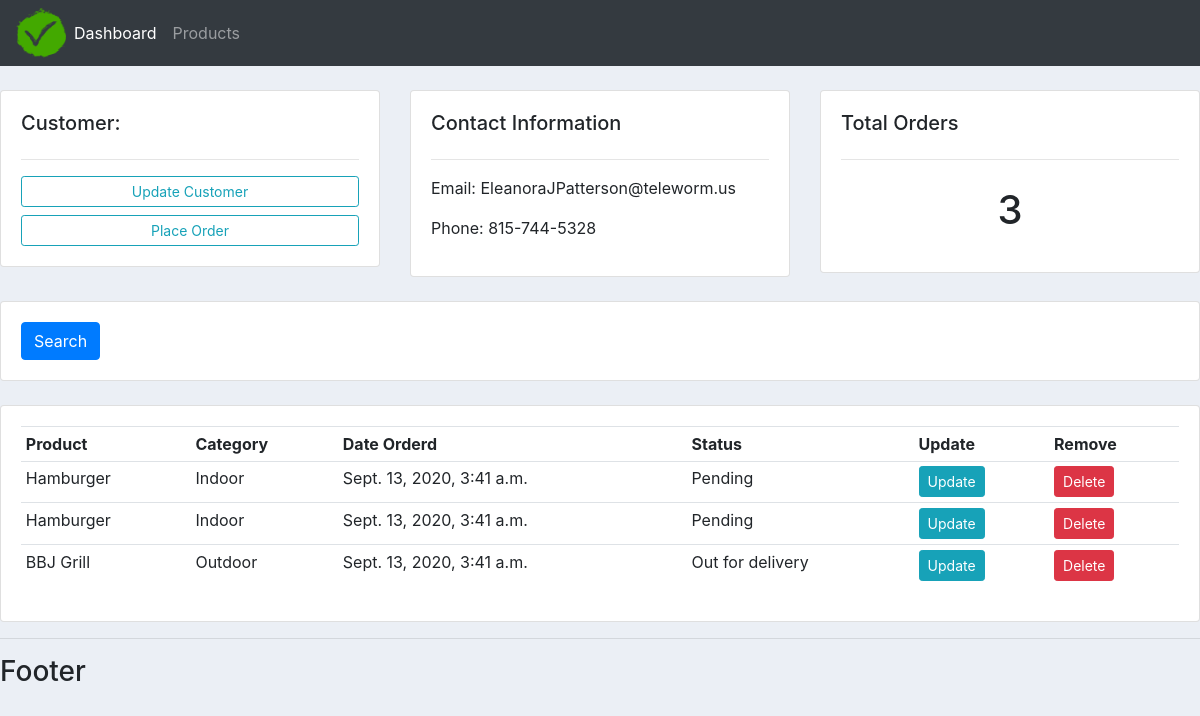
/customer/1, run on an earlier commit of the app's database.
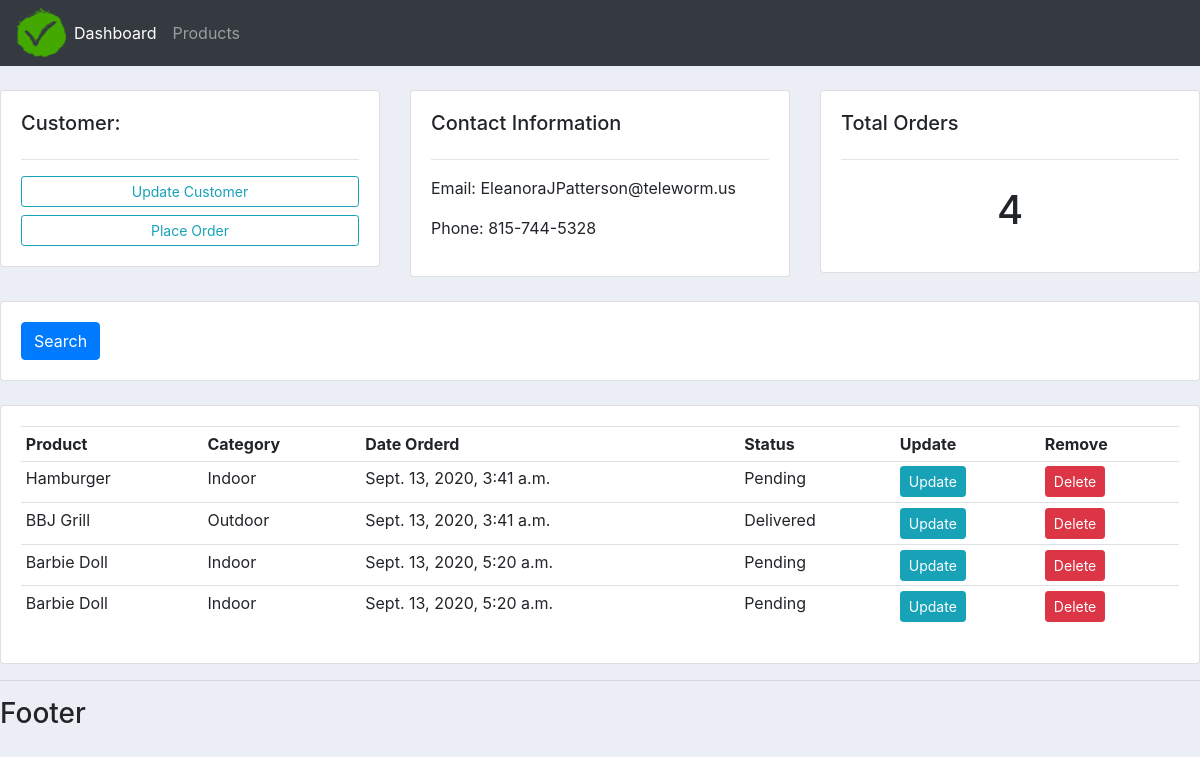
And on a later commit of the database.
### accounts/models.py (models this page shows, shortened)
class Customer(models.Model):
    name = models.CharField(max_length=200, null=True)
    phone = models.CharField(max_length=200, null=True)
    email = models.CharField(max_length=200, null=True)
    date_created = models.DateTimeField(auto_now_add = True, null=True) # auto_now_add = True will automatically instaniate the object with current time at ehich it was created

class Order(models.Model):
    customer = models.ForeignKey(Customer, null=True, on_delete=models.SET_NULL)
    product = models.ForeignKey(Product, null=True, on_delete=models.SET_NULL)
    STATUS = (
              ('Pending', 'Pending'),
              ('Out for delivery','Out for delivery'),
              ('Delivered','Delivered'),
    )
    date_created = models.DateTimeField(auto_now_add = True, null=True)
    status = models.CharField(max_length=200, null=True, choices=STATUS)

class Product(models.Model):
    CATEGORY = (
               ('Indoor','Indoor'),
               ('Outdoor', 'Outdoor'),
    )
    name = models.CharField(max_length=200, null=True)
    price = models.FloatField(null=True)
    category = models.CharField(max_length=200, null=True, choices=CATEGORY)
    description = models.CharField(max_length=200, null=True, blank=True)
    date_created = models.DateTimeField(auto_now_add = True, null=True)
    tags = models.ManyToManyField(Tag)
    def __str__(self):
        return self.name

### accounts/views.py (the view)
# urls.py: path('customer/<int:pk>', views.customer, name='customer'),
def customer(request, pk):
    customer = Customer.objects.get(id=pk)
    orders = customer.order_set.all()
    total_orders = orders.count # Cannot directly call function insite {{}} inside template
    context = {'customer':customer,
               'orders':orders,
               'total_orders': total_orders,
              }
    return render(request, 'accounts/customer.html', context)

### accounts/templates/accounts/customer.html
{% extends 'accounts/base.html' %}
{% block content %}
	<br>
<div class="row">
	<div class="col-md">
		<div class="card card-body">
			<h5>Customer:</h5>
			<hr>
			<a class="btn btn-outline-info  btn-sm btn-block" href="#">Update Customer</a>
			<a class="btn btn-outline-info  btn-sm btn-block" href="{% url 'create_order' customer.id %}">Place Order</a>
		</div>
	</div>
	<div class="col-md">
		<div class="card card-body">
			<h5>Contact Information</h5>
			<hr>
			<p>Email: {{ customer.email }}</p>
			<p>Phone: {{ customer.phone }}</p>
		</div>
	</div>
	<div class="col-md">
		<div class="card card-body">
			<h5>Total Orders</h5>
			<hr>
			<h1 style="text-align: center;padding: 10px">{{ total_orders }}</h1>
		</div>
	</div>
</div>
<br>
<div class="row">
	<div class="col">
		<div class="card card-body">
			<form method="get">
		    <button class="btn btn-primary" type="submit">Search</button>
		  </form>
		</div>
	</div>
</div>
<br>
<div class="row">
	<div class="col-md">
		<div class="card card-body">
			<table class="table table-sm">
				<tr>
					<th>Product</th>
					<th>Category</th>
					<th>Date Orderd</th>
					<th>Status</th>
					<th>Update</th>
					<th>Remove</th>
				</tr>
				{% for order in orders %}
				<tr>
				<td>{{ order.product }}</td>
				<td>{{ order.product.category }}</td>
                <td>{{ order.date_created }}</td>
                <td>{{ order.status }}</td>
                <td><a href="{% url 'update_order' order.id %}" class="btn btn-sm btn-info">Update</a></td>
					<td><a href="{% url 'delete_order' order.id %}" class="btn btn-sm btn-danger">Delete</a></td>
				</tr>
				{% endfor %}
			</table>
		</div>
	</div>
</div>
{% endblock %}

What changed in the data, as far as the page shows it:
removed Order: product "Hamburger", product.category "Indoor", date_created "Sept. 13, 2020, 3:41 a.m.", status "Pending"
computed for Customer "EleanoraJPatterson@teleworm.us": id "3" → "4"
changed Order "BBJ Grill": status "Out for delivery" → "Delivered"
added Order: product "Barbie Doll", product.category "Indoor", date_created "Sept. 13, 2020, 5:20 a.m.", status "Pending"
added Order: product "Barbie Doll", product.category "Indoor", date_created "Sept. 13, 2020, 5:20 a.m.", status "Pending"
